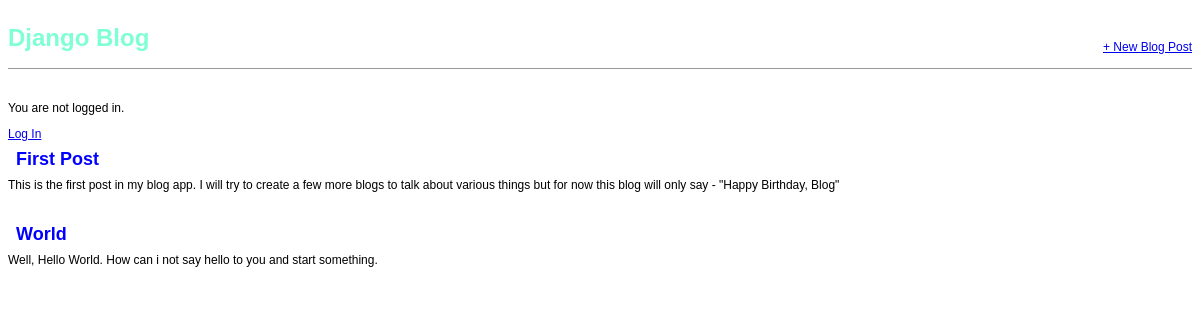
Before: / with the older database file.
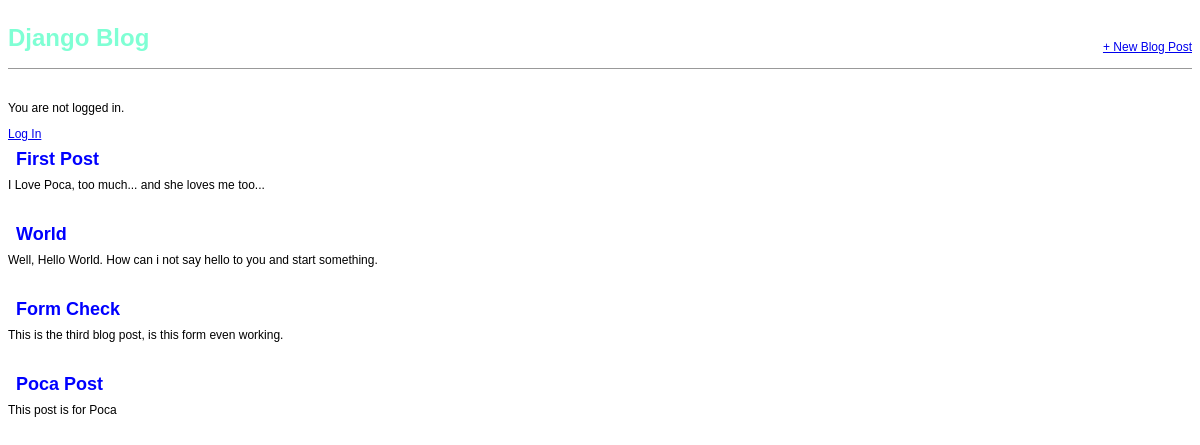
After: the same page with the newer database file.
### blog_app/models.py (models this page shows, shortened)
class Post(models.Model):
    title = models.CharField(max_length = 200)
    author = models.ForeignKey(
        'auth.User', on_delete = models.CASCADE,
    )
    body = models.TextField()

### blog_app/views.py (the view)
# urls.py: path('', BlogListView.as_view(), name = 'home'),
class BlogListView(ListView):
    model = Post
    template_name = 'home.html'

### templates/home.html
{% extends 'base.html' %}
{% block content %}
    {% for post in object_list %}
        <div class="post-entry">
            <h2><a href ="{% url 'post_detail' post.pk %}">{{ post.title }}</a></h2>
            <p> {{ post.body }}</p>
        </div>
    {% endfor %}
{% endblock content %}

### templates/base.html (shortened to what this page needs)
{% load static %}
<html>
    <head>
        <link href ="{% static 'css/base.css' %}" rel = "stylesheet">
    </head>
    <body>
        <div>
            <header>
                <div class ="nav-left">
                    <h1><a href ="{% url 'home' %}">Django Blog</a></h1>
                </div>
                <div class ="nav-right">
                    <a href ="{% url 'post_new' %}">+ New Blog Post</a>
                </div>
            </header>
            {% if user.is_authenticated %}
                <p>Hi {{ user.username }}</p>
                <p><a href="{% url 'logout' %}">Log Out</a></p>
            {% else %}
                <p>You are not logged in.</p>
                <a href="{% url 'login' %}">Log In</a>
            {% endif %}
            {% block content %}
            {% endblock content %}
        </div>
    </body>
</html>

### static/css/base.css (style rules this page uses)
body { font-family: sans-serif; font-size: 12px; }
header { border-bottom: 1px solid #999; margin-bottom: 2rem; display: flex; }
header h1 a { color: aquamarine; text-decoration: none; }
.nav-left { margin-right: auto; }
.nav-right { display: flex; padding-top: 2rem; }
.post-entry { margin-bottom: 2rem; }
.post-entry h2 { margin: 0.5rem; }
.post-entry h2 a, .post-entry h2 a:visited { color: blue; text-decoration: none; }
.post-entry p { margin: 0; font-weight: 400; }

Changed rows visible on the page:
changed Post "First Post": body "This is the first post in my blog app. I will try to create a few more blogs to talk about various things but for now this blog will only say - \"Happy Birthday, Blog\"" → "I Love Poca, too much... and she loves me too..."
added Post: title "Form Check", body "This is the third blog post, is this form even working."
added Post: title "Poca Post", body "This post is for Poca"
